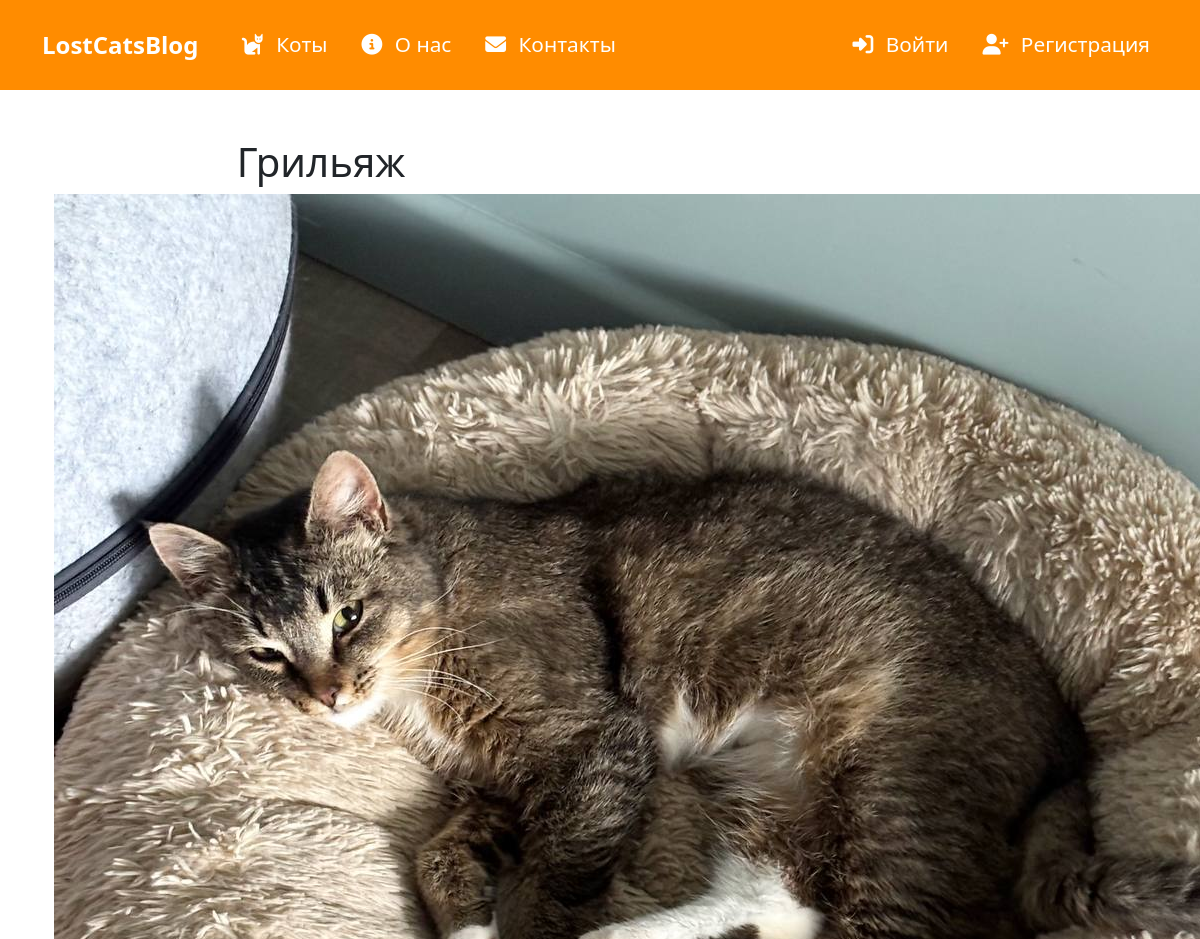
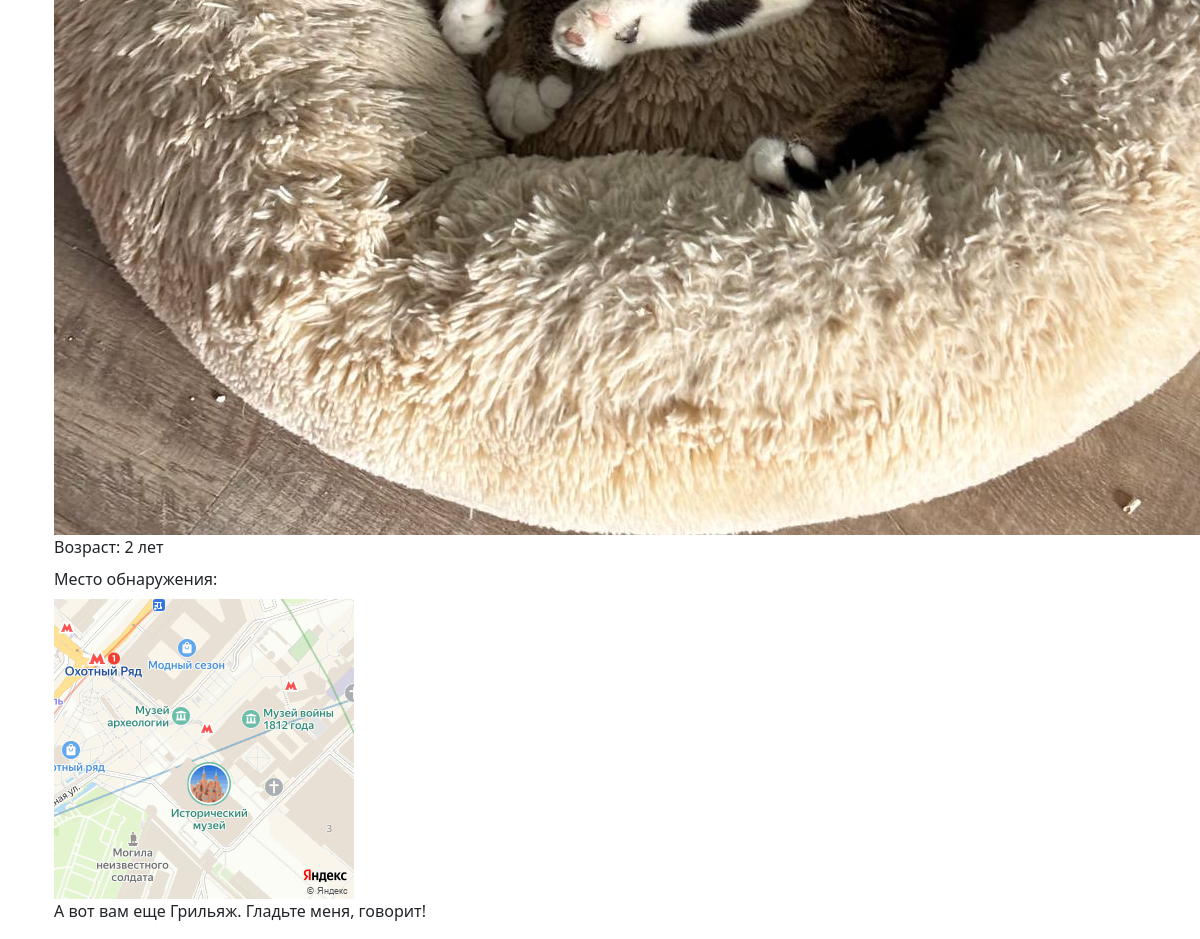
Page /get_cat_home/4 on the committed database (2 pictures, top to bottom).
### models.py (models this page shows, shortened)
class Cat(db.Model):  # Replace Cat with your actual model
        id = db.Column(db.Integer, primary_key=True)
        name = db.Column(db.String(80), nullable=False)
        age = db.Column(db.Integer)
        description = db.Column(db.String(80), nullable=False)
        image_url = db.Column(db.String(80), nullable=False)
        address = db.Column(db.String(80), nullable=False)
        address_img_url = db.Column(db.String(80), nullable=False)

### app.py (the view)
@app.route('/get_cat_home/<int:cat_id>')
def get_cat_home(cat_id):
    cat = Cat.query.get_or_404(cat_id)
    print(cat.address_img_url)
    return render_template('get_cat_home.html', cat=cat)

### templates/get_cat_home.html
{% extends "navigation.html" %}
{% block content %}
<div class="container mt-5">
    <div class="row">
        <div class="col-md-6">
            <div class="cat-info">
                <h1 class="cat-name">{{ cat.name }}</h1>
                <img src="{{ cat.image_url }}" alt="Кот" class="address-image">
                <p class="cat-details mb-2">Возраст: {{ cat.age }} лет</p>
                <p class="cat-details mb-2">Место обнаружения:</p>
                <img src="{{ cat.address_img_url }}" alt="Место, где нашли кота" class="address-image">
                <p class="cat-description">{{ cat.description }}</p>
            </div>
        </div>
    </div>
</div>
{% endblock %}

### static/css/style.css (style rules this page uses)
body, html { margin: 0; padding: 0; height: 100%; overflow-x: hidden; }
h1 { margin: 10px auto; display: flex; justify-content: center; color: #473124; }

### rows in the picture
Cat: name "Грильяж", image_url (picture), age "2", description "А вот вам еще Грильяж. Гладьте меня, говорит!"
